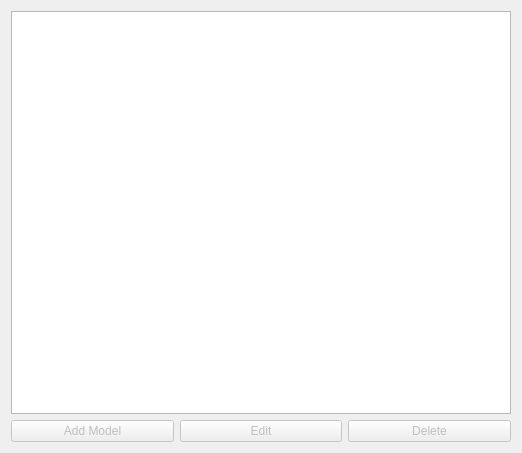
<?xml version="1.0" encoding="UTF-8"?>
<ui version="4.0">
 <class>wParameterEditor</class>
 <widget class="QWidget" name="wParameterEditor">
  <property name="geometry">
   <rect>
    <x>0</x>
    <y>0</y>
    <width>518</width>
    <height>453</height>
   </rect>
  </property>
  <property name="windowTitle">
   <string>Form</string>
  </property>
  <layout class="QVBoxLayout" name="verticalLayout">
   <item>
    <widget class="QTreeView" name="treeModels">
     <property name="sizePolicy">
      <sizepolicy hsizetype="Expanding" vsizetype="Expanding">
       <horstretch>0</horstretch>
       <verstretch>0</verstretch>
      </sizepolicy>
     </property>
     <property name="minimumSize">
      <size>
       <width>500</width>
       <height>0</height>
      </size>
     </property>
     <attribute name="headerMinimumSectionSize">
      <number>1</number>
     </attribute>
    </widget>
   </item>
   <item>
    <layout class="QGridLayout" name="gridLayout_2">
     <property name="verticalSpacing">
      <number>2</number>
     </property>
     <item row="0" column="0">
      <widget class="QPushButton" name="btnAddModel">
       <property name="enabled">
        <bool>false</bool>
       </property>
       <property name="text">
        <string>Add Model</string>
       </property>
      </widget>
     </item>
     <item row="0" column="2">
      <widget class="QPushButton" name="btnRemoveModel">
       <property name="enabled">
        <bool>false</bool>
       </property>
       <property name="text">
        <string>Delete</string>
       </property>
      </widget>
     </item>
     <item row="0" column="1">
      <widget class="QPushButton" name="btnEditModel">
       <property name="enabled">
        <bool>false</bool>
       </property>
       <property name="text">
        <string>Edit</string>
       </property>
      </widget>
     </item>
    </layout>
   </item>
  </layout>
 </widget>
 <resources/>
 <connections/>
</ui>
